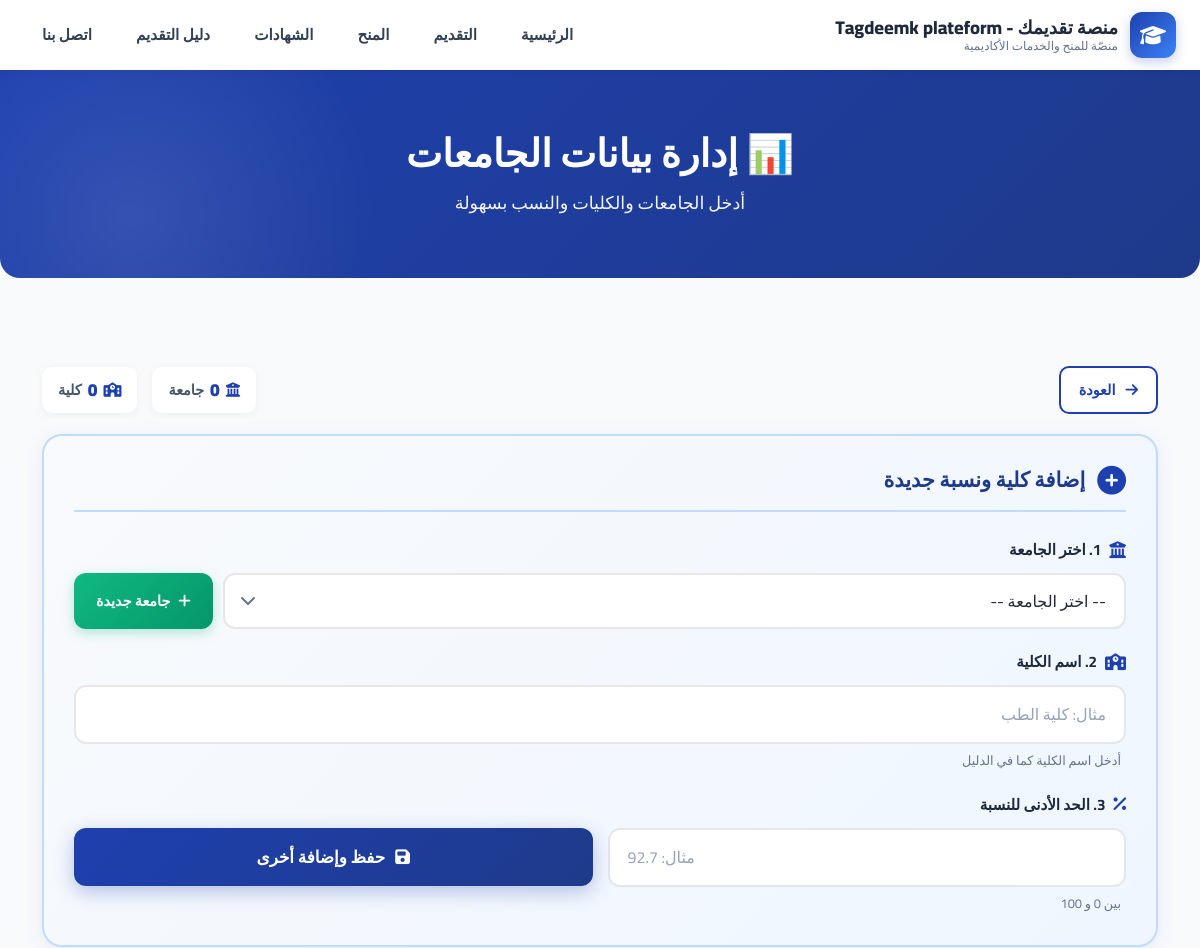
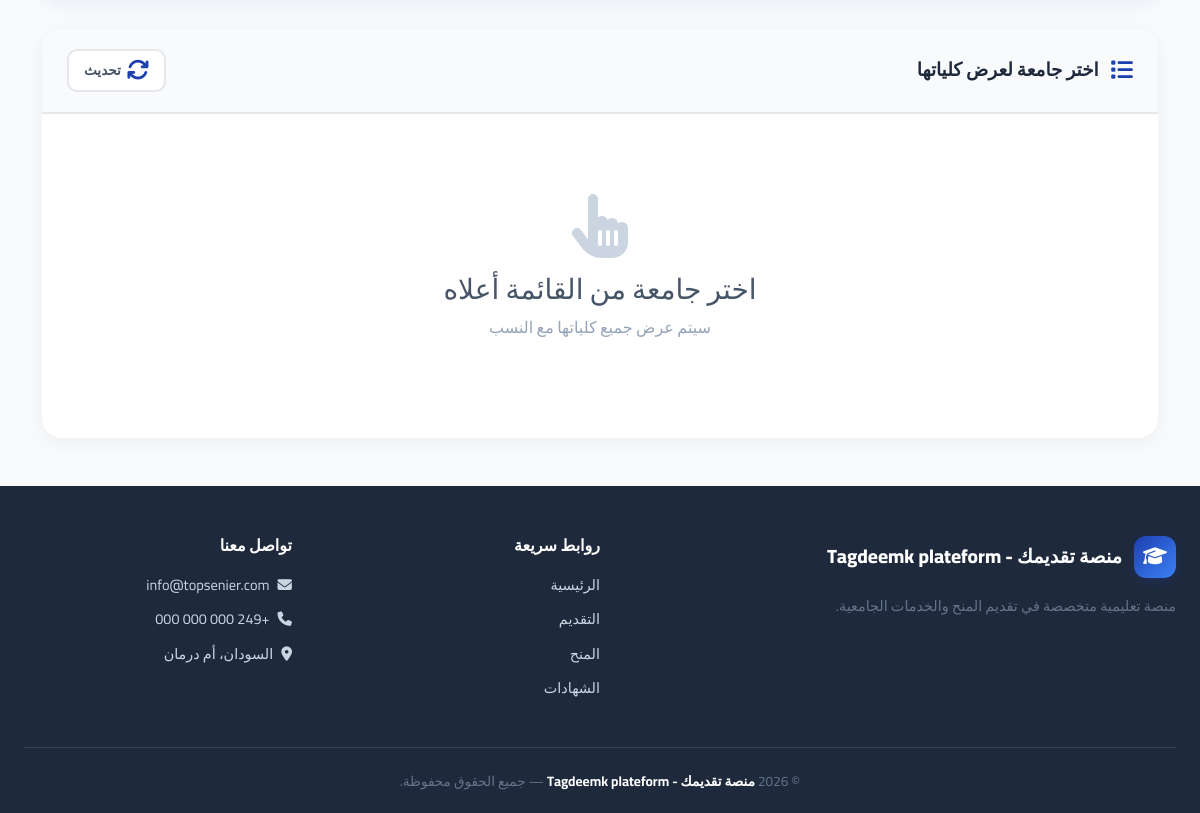
Page /panel/data/ (signed in) on the committed database (2 pictures, top to bottom).
### apps/config_app/models.py (models this page shows, shortened)
class SiteSettings(models.Model):
    site_name = models.CharField(
        max_length=100,
        default='توب سينير',
        verbose_name='اسم الموقع'
    )
    site_tagline = models.CharField(
        max_length=200,
        default='منصّتي للمنح والخدمات الأكاديمية',
        verbose_name='الشعار الفرعي'
    )
    hero_badge = models.CharField(
        max_length=200,
        default='🎓 منصة سودانية متكاملة للتعليم الجامعي',
        verbose_name='شعار Hero'
    )
    hero_title = models.CharField(
        max_length=300,
        default='بوابتك إلى الجامعات والمنح والتوثيق',
        verbose_name='عنوان Hero'
    )
    hero_description = models.TextField(
        default='نقدّم لك تجربة تعليمية متكاملة تجمع بين التقديم الإلكتروني، والمنح، وترتيب الرغبات، وتوثيق الشهادات.',
        verbose_name='وصف Hero'
    )
    hero_background = models.ImageField(
        upload_to='hero/%Y/%m/',
        blank=True,
        null=True,
        verbose_name='خلفية Hero',
        help_text='المقاس المثالي: 1920×1080 بكسل - حجم أقل من 1 ميجا'
    )
    hero_overlay_opacity = models.FloatField(
        default=0.6,
        verbose_name='شفافية الطبقة الداكنة',
        help_text='من 0 (بدون طبقة) إلى 1 (طبقة معتمة تماماً)'
    )
    hero_btn1_text = models.CharField(
        max_length=50,
        default='رتّب رغباتك',
        verbose_name='نص الزر الأول',
        blank=True,
    )
    hero_btn1_icon = models.CharField(
        max_length=50,
        default='fa-list-ol',
        verbose_name='أيقونة الزر الأول',
        blank=True,
        help_text='مثال: fa-list-ol',
    )
    hero_btn2_text = models.CharField(
        max_length=50,
        default='قدّم الآن',
        verbose_name='نص الزر الثاني',
        blank=True,
    )
    hero_btn2_icon = models.CharField(
        max_length=50,
        default='fa-paper-plane',
        verbose_name='أيقونة الزر الثاني',
        blank=True,
    )
    contact_phone = models.CharField(
        max_length=50,
        default='+249 000 000 000',
        verbose_name='رقم الهاتف'
    )
    contact_email = models.EmailField(
        default='info@topsenier.com',
        verbose_name='البريد الإلكتروني'
    )
    contact_address = models.CharField(
        max_length=200,
        default='السودان، أم درمان',
        verbose_name='العنوان'
    )
    whatsapp_number = models.CharField(
        max_length=50,
        default='+249000000000',
        verbose_name='رقم الواتساب'
    )
    facebook_url = models.URLField(
        blank=True,
        null=True,
        verbose_name='رابط فيسبوك'
    )
    linkedin_url = models.URLField(
        blank=True,
        null=True,
        verbose_name='رابط لينكدإن'
    )
    about_us = models.TextField(
        default='منصة سودانية متكاملة تهدف إلى تسهيل رحلة الطالب الأكاديمية من التقديم للجامعات حتى استخراج الشهادات.',
        verbose_name='من نحن',
    )
    facebook_page = models.URLField(
        blank=True, null=True,
        verbose_name='صفحة فيسبوك',
    )
    facebook_group = models.URLField(
        blank=True, null=True,
        verbose_name='مجموعة فيسبوك',
    )
    telegram_channel = models.URLField(
        blank=True, null=True,
        verbose_name='قناة تيليجرام',
    )
    telegram_group = models.URLField(
        blank=True, null=True,
        verbose_name='مجموعة تيليجرام',
    )
    instagram_url = models.URLField(
        blank=True, null=True,
        verbose_name='إنستغرام',
    )
    youtube_url = models.URLField(
        blank=True, null=True,
        verbose_name='يوتيوب',
    )
    tiktok_url = models.URLField(
        blank=True, null=True,
        verbose_name='تيك توك',
    )
    twitter_url = models.URLField(
        blank=True, null=True,
        verbose_name='X (تويتر)',
    )
    developer_name = models.CharField(
        max_length=100,
        default='',
        blank=True,
        verbose_name='اسم المطور',
    )
    developer_description = models.TextField(
        default='',
        blank=True,
        verbose_name='وصف المطور',
    )
    developer_email = models.EmailField(
        default='',
        blank=True,
        verbose_name='بريد المطور',
    )
    developer_whatsapp = models.CharField(
        max_length=50,
        default='',
        blank=True,
        verbose_name='واتساب المطور',
    )
    developer_github = models.URLField(
        default='',
        blank=True,
        verbose_name='GitHub المطور',
    )
    developer_website = models.URLField(
        default='',
        blank=True,
        verbose_name='موقع المطور',
    )
    is_active = models.BooleanField(
        default=True,
        verbose_name='نشط'
    )
    updated_at = models.DateTimeField(
        auto_now=True,
        verbose_name='آخر تحديث'
    )
    class Meta:
        verbose_name = 'إعدادات الموقع'
        verbose_name_plural = 'إعدادات الموقع'
    @classmethod
    def get_settings(cls):
        settings, created = cls.objects.get_or_create(pk=1)
        return settings

### apps/panel/views.py (the view)
# urls.py: path('data/', views.data_entry, name='data_entry'),
@section_access_required('data_entry')
def data_entry(request):
    from apps.universities.models import University
    universities = University.objects.filter(
        is_active=True
    ).order_by('name')
    context = {
        'universities': universities,
        'page_title': 'إدارة بيانات الجامعات',
    }
    return render(request, 'panel/data_entry.html', context)

### templates/panel/data_entry.html (shortened to what this page needs)
{% extends 'base.html' %}
{% load static %}
{% block content %}
<link rel="stylesheet" href="{% static 'css/style.css' %}">
<link rel="stylesheet" href="{% static 'css/panel.css' %}">
<link rel="stylesheet" href="{% static 'css/data_entry.css' %}">
<div class="page-hero">
    <h1>📊 إدارة بيانات الجامعات</h1>
    <p>أدخل الجامعات والكليات والنسب بسهولة</p>
</div>
<div class="container py-5">
    <div class="panel-toolbar">
        <a href="{% url 'panel:dashboard' %}" class="btn-outline btn-sm">
            <i class="fa-solid fa-arrow-right"></i> العودة
        </a>
        <div class="stats-mini">
            <span>
                <i class="fa-solid fa-building-columns"></i>
                <strong id="statUniversities">0</strong> جامعة
            </span>
            <span>
                <i class="fa-solid fa-school"></i>
                <strong id="statFaculties">0</strong> كلية
            </span>
        </div>
    </div>
    <div class="entry-card">
        <div class="entry-card-header">
            <i class="fa-solid fa-plus-circle"></i>
            <h3>إضافة كلية ونسبة جديدة</h3>
        </div>
        <div class="entry-form">
            <div class="form-row">
                <div class="form-col-full">
                    <label class="form-label">
                        <i class="fa-solid fa-building-columns"></i>
                        1. اختر الجامعة
                    </label>
                    <div class="university-row">
                        <select id="universitySelect" class="form-input form-select">
                            <option value="">-- اختر الجامعة --</option>
                        </select>
                        <button type="button" class="btn-add-uni" onclick="openUniversityModal()">
                            <i class="fa-solid fa-plus"></i>
                            جامعة جديدة
                        </button>
                    </div>
                </div>
            </div>
            <div class="form-row">
                <div class="form-col-full">
                    <label class="form-label">
                        <i class="fa-solid fa-school"></i>
                        2. اسم الكلية
                    </label>
                    <input type="text" id="facultyName" class="form-input"
                           placeholder="مثال: كلية الطب"
                           autocomplete="off">
                    <small class="form-hint">أدخل اسم الكلية كما في الدليل</small>
                </div>
            </div>
            <div class="form-row">
                <div class="form-col-half">
                    <label class="form-label">
                        <i class="fa-solid fa-percent"></i>
                        3. الحد الأدنى للنسبة
                    </label>
                    <input type="number" id="minPercentage" class="form-input"
                           placeholder="مثال: 92.7"
                           step="0.1" min="0" max="100"
                           autocomplete="off">
                    <small class="form-hint">بين 0 و 100</small>
                </div>
                <div class="form-col-half">
                    <label class="form-label">&nbsp;</label>
                    <button type="button" class="btn-save" onclick="saveFaculty()" id="saveBtn">
                        <i class="fa-solid fa-save"></i>
                        حفظ وإضافة أخرى
                    </button>
                </div>
            </div>
        </div>
    </div>
    <div class="faculties-card">
        <div class="faculties-card-header">
            <div>
                <i class="fa-solid fa-list"></i>
                <h3 id="facultiesTitle">اختر جامعة لعرض كلياتها</h3>
            </div>
            <div class="faculties-actions">
                <button type="button" class="btn-mini" onclick="reloadFaculties()">
                    <i class="fa-solid fa-refresh"></i>
                    تحديث
                </button>
            </div>
        </div>
        <div id="facultiesContent">
            <div class="empty-state">
                <i class="fa-solid fa-hand-pointer"></i>
                <h3>اختر جامعة من القائمة أعلاه</h3>
                <p>سيتم عرض جميع كلياتها مع النسب</p>
            </div>
        </div>
    </div>
</div>
{% endblock %}

### templates/partials/header.html (shortened to what this page needs)
<header class="header">
    <div class="header-container">
        <div class="logo" onclick="window.location.href='{% url 'home:index' %}'">
            <div class="logo-icon"><i class="fa-solid fa-graduation-cap"></i></div>
            <div class="logo-text">
                <span class="brand">{{ SITE_NAME }}</span>
                <span class="tagline">{{ SITE_TAGLINE }}</span>
            </div>
        </div>
        <nav class="nav-menu" id="navMenu">
            <a class="nav-link {% if request.resolver_match.app_name == 'home' %}active{% endif %}"
               href="{% url 'home:index' %}">الرئيسية</a>
            <a class="nav-link {% if request.resolver_match.app_name == 'admission' %}active{% endif %}"
               href="{% url 'admission:index' %}">التقديم</a>
            <a class="nav-link {% if request.resolver_match.app_name == 'scholarships' %}active{% endif %}"
               href="{% url 'scholarships:index' %}">المنح</a>
            <a class="nav-link {% if request.resolver_match.app_name == 'certificates' %}active{% endif %}"
               href="{% url 'certificates:index' %}">الشهادات</a>
            <a class="nav-link {% if request.resolver_match.app_name == 'guide' %}active{% endif %}"
               href="{% url 'guide:index' %}">دليل التقديم</a>
            <a class="nav-link {% if request.resolver_match.app_name == 'contact' %}active{% endif %}"
               href="{% url 'contact:index' %}">اتصل بنا</a>
        </nav>
    </div>
</header>

### templates/partials/footer.html
<footer class="footer">
    <div class="footer-grid">
        <div class="footer-about">
            <div class="footer-brand">
                <div class="logo-icon"><i class="fa-solid fa-graduation-cap"></i></div>
                <span class="brand">{{ SITE_NAME }}</span>
            </div>
            <p>منصة تعليمية متخصصة في تقديم المنح والخدمات الجامعية.</p>
        </div>
        <div class="footer-col">
            <h4>روابط سريعة</h4>
            <ul>
                <li><a href="{% url 'home:index' %}">الرئيسية</a></li>
                <li><a href="{% url 'admission:index' %}">التقديم</a></li>
                <li><a href="{% url 'scholarships:index' %}">المنح</a></li>
                <li><a href="{% url 'certificates:index' %}">الشهادات</a></li>
            </ul>
        </div>
        <div class="footer-col">
            <h4>تواصل معنا</h4>
            <ul>
                <li><a><i class="fa-solid fa-envelope"></i> {{ SITE_EMAIL }}</a></li>
                <li><a><i class="fa-solid fa-phone"></i> {{ SITE_PHONE }}</a></li>
                <li><a><i class="fa-solid fa-location-dot"></i> {{ SITE_ADDRESS }}</a></li>
            </ul>
        </div>
    </div>
    <div class="footer-bottom">
        © 2026 <strong>{{ SITE_NAME }}</strong> — جميع الحقوق محفوظة.
    </div>
</footer>

### rows in the picture
SiteSettings: site_name "منصة تقديمك - Tagdeemk plateform", site_tagline "منصّة للمنح والخدمات الأكاديمية", contact_email "info@topsenier.com", contact_phone "+249 000 000 000", contact_address "السودان، أم درمان"
